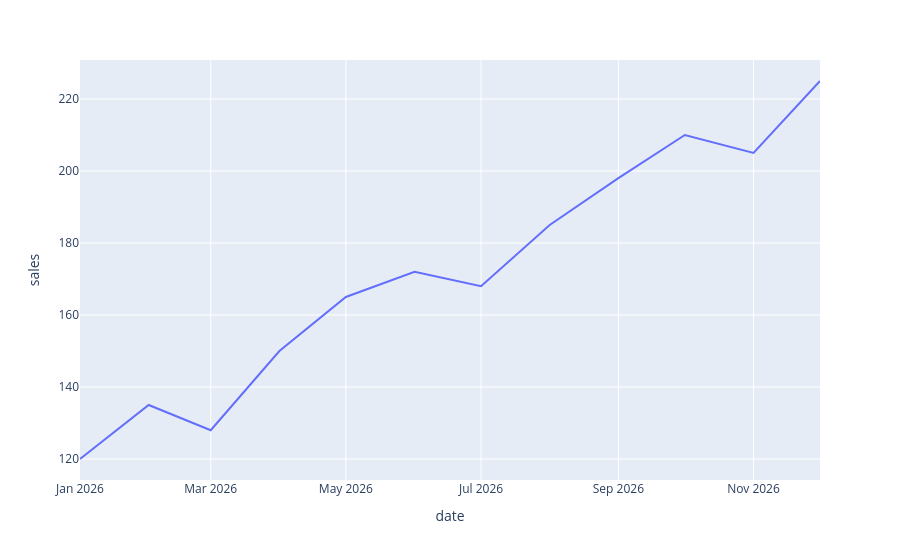

Notebook code for this chart:
### Code cell
fig = px.line(
    monthly_df,
    x='date',
    y='sales',
)

fig.show()

### Figure 1 — Plotly figure (JSON) as saved in the notebook; plotly's stock layout.template omitted (floating-point values rounded to 4 significant figures)
{"data": [{"hovertemplate": "date=%{x}<br>sales=%{y}<extra></extra>", "legendgroup": "", "line": {"color": "#636efa", "dash": "solid"}, "marker": {"symbol": "circle"}, "mode": "lines", "name": "", "orientation": "v", "showlegend": false, "x": ["2026-01-01T00:00:00.000000", "2026-02-01T00:00:00.000000", "2026-03-01T00:00:00.000000", "2026-04-01T00:00:00.000000", "2026-05-01T00:00:00.000000", "2026-06-01T00:00:00.000000", "2026-07-01T00:00:00.000000", "2026-08-01T00:00:00.000000", "2026-09-01T00:00:00.000000", "2026-10-01T00:00:00.000000", "2026-11-01T00:00:00.000000", "2026-12-01T00:00:00.000000"], "xaxis": "x", "y": [120, 135, 128, 150, 165, 172, 168, 185, 198, 210, 205, 225], "yaxis": "y", "type": "scatter"}], "layout": {"xaxis": {"anchor": "y", "domain": [0.0, 1.0], "title": {"text": "date"}}, "yaxis": {"anchor": "x", "domain": [0.0, 1.0], "title": {"text": "sales"}}, "legend": {"tracegroupgap": 0}, "margin": {"t": 60}}}
